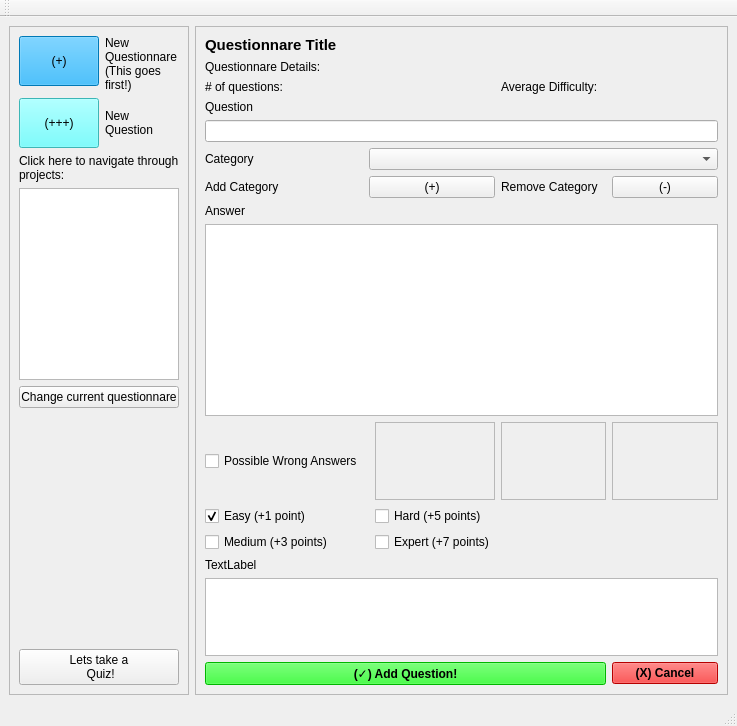
<?xml version="1.0" encoding="UTF-8"?>
<ui version="4.0">
 <class>MainWindow</class>
 <widget class="QMainWindow" name="MainWindow">
  <property name="geometry">
   <rect>
    <x>0</x>
    <y>0</y>
    <width>737</width>
    <height>726</height>
   </rect>
  </property>
  <property name="windowTitle">
   <string>MainWindow</string>
  </property>
  <widget class="QWidget" name="centralwidget">
   <layout class="QGridLayout" name="gridLayout_2">
    <item row="0" column="0">
     <widget class="QFrame" name="frame_2">
      <property name="sizePolicy">
       <sizepolicy hsizetype="Fixed" vsizetype="Preferred">
        <horstretch>0</horstretch>
        <verstretch>0</verstretch>
       </sizepolicy>
      </property>
      <property name="minimumSize">
       <size>
        <width>180</width>
        <height>0</height>
       </size>
      </property>
      <property name="frameShape">
       <enum>QFrame::StyledPanel</enum>
      </property>
      <property name="frameShadow">
       <enum>QFrame::Raised</enum>
      </property>
      <layout class="QFormLayout" name="formLayout">
       <item row="0" column="0">
        <widget class="QPushButton" name="pushButton">
         <property name="minimumSize">
          <size>
           <width>45</width>
           <height>50</height>
          </size>
         </property>
         <property name="styleSheet">
          <string notr="true">background-color: rgb(0, 170, 255);</string>
         </property>
         <property name="text">
          <string>(+)</string>
         </property>
        </widget>
       </item>
       <item row="0" column="1">
        <widget class="QLabel" name="label_3">
         <property name="text">
          <string>New Questionnare 
(This goes first!)</string>
         </property>
         <property name="wordWrap">
          <bool>true</bool>
         </property>
        </widget>
       </item>
       <item row="1" column="0">
        <widget class="QPushButton" name="pushButton_2">
         <property name="minimumSize">
          <size>
           <width>0</width>
           <height>50</height>
          </size>
         </property>
         <property name="styleSheet">
          <string notr="true">background-color: rgb(85, 255, 255);</string>
         </property>
         <property name="text">
          <string>(+++)</string>
         </property>
        </widget>
       </item>
       <item row="1" column="1">
        <widget class="QLabel" name="label_4">
         <property name="text">
          <string>New Question</string>
         </property>
         <property name="wordWrap">
          <bool>true</bool>
         </property>
        </widget>
       </item>
       <item row="2" column="0" colspan="2">
        <widget class="QLabel" name="label_2">
         <property name="text">
          <string>Click here to navigate through projects:</string>
         </property>
         <property name="wordWrap">
          <bool>true</bool>
         </property>
        </widget>
       </item>
       <item row="3" column="0" colspan="2">
        <widget class="QListWidget" name="listWidget">
         <property name="sizePolicy">
          <sizepolicy hsizetype="Fixed" vsizetype="Preferred">
           <horstretch>0</horstretch>
           <verstretch>0</verstretch>
          </sizepolicy>
         </property>
         <property name="minimumSize">
          <size>
           <width>81</width>
           <height>0</height>
          </size>
         </property>
         <property name="frameShadow">
          <enum>QFrame::Sunken</enum>
         </property>
         <property name="lineWidth">
          <number>3</number>
         </property>
        </widget>
       </item>
       <item row="4" column="0" colspan="2">
        <widget class="QPushButton" name="pushButton_8">
         <property name="text">
          <string>Change current questionnare</string>
         </property>
        </widget>
       </item>
       <item row="5" column="0" colspan="2">
        <spacer name="verticalSpacer">
         <property name="orientation">
          <enum>Qt::Vertical</enum>
         </property>
         <property name="sizeHint" stdset="0">
          <size>
           <width>20</width>
           <height>40</height>
          </size>
         </property>
        </spacer>
       </item>
       <item row="6" column="0" colspan="2">
        <spacer name="verticalSpacer_2">
         <property name="orientation">
          <enum>Qt::Vertical</enum>
         </property>
         <property name="sizeHint" stdset="0">
          <size>
           <width>20</width>
           <height>40</height>
          </size>
         </property>
        </spacer>
       </item>
       <item row="7" column="0" colspan="2">
        <spacer name="verticalSpacer_3">
         <property name="orientation">
          <enum>Qt::Vertical</enum>
         </property>
         <property name="sizeHint" stdset="0">
          <size>
           <width>20</width>
           <height>40</height>
          </size>
         </property>
        </spacer>
       </item>
       <item row="8" column="0" colspan="2">
        <spacer name="verticalSpacer_4">
         <property name="orientation">
          <enum>Qt::Vertical</enum>
         </property>
         <property name="sizeHint" stdset="0">
          <size>
           <width>20</width>
           <height>40</height>
          </size>
         </property>
        </spacer>
       </item>
       <item row="10" column="0" colspan="2">
        <widget class="QPushButton" name="pushButton_5">
         <property name="text">
          <string>Lets take a
 Quiz!</string>
         </property>
        </widget>
       </item>
       <item row="9" column="0" colspan="2">
        <spacer name="verticalSpacer_7">
         <property name="orientation">
          <enum>Qt::Vertical</enum>
         </property>
         <property name="sizeHint" stdset="0">
          <size>
           <width>20</width>
           <height>40</height>
          </size>
         </property>
        </spacer>
       </item>
      </layout>
     </widget>
    </item>
    <item row="0" column="1">
     <widget class="QFrame" name="frame">
      <property name="enabled">
       <bool>true</bool>
      </property>
      <property name="frameShape">
       <enum>QFrame::StyledPanel</enum>
      </property>
      <property name="frameShadow">
       <enum>QFrame::Raised</enum>
      </property>
      <layout class="QGridLayout" name="gridLayout">
       <item row="8" column="0" colspan="5">
        <widget class="QLineEdit" name="lineEdit">
         <property name="text">
          <string/>
         </property>
        </widget>
       </item>
       <item row="18" column="0" colspan="5">
        <widget class="QListWidget" name="listWidget_2"/>
       </item>
       <item row="0" column="0">
        <widget class="QLabel" name="label_project_title_questionnare">
         <property name="font">
          <font>
           <pointsize>11</pointsize>
           <weight>75</weight>
           <bold>true</bold>
          </font>
         </property>
         <property name="text">
          <string>Questionnare Title</string>
         </property>
        </widget>
       </item>
       <item row="5" column="0">
        <spacer name="verticalSpacer_5">
         <property name="orientation">
          <enum>Qt::Vertical</enum>
         </property>
         <property name="sizeHint" stdset="0">
          <size>
           <width>20</width>
           <height>40</height>
          </size>
         </property>
        </spacer>
       </item>
       <item row="2" column="0" colspan="5">
        <widget class="QLabel" name="label">
         <property name="text">
          <string>Questionnare Details:</string>
         </property>
        </widget>
       </item>
       <item row="11" column="0">
        <widget class="QLabel" name="label_9">
         <property name="text">
          <string>Answer</string>
         </property>
        </widget>
       </item>
       <item row="10" column="3">
        <widget class="QLabel" name="label_17">
         <property name="text">
          <string>Remove Category</string>
         </property>
        </widget>
       </item>
       <item row="3" column="3">
        <widget class="QLabel" name="label_14">
         <property name="text">
          <string>Average Difficulty:</string>
         </property>
        </widget>
       </item>
       <item row="19" column="4">
        <widget class="QPushButton" name="pushButton_4">
         <property name="font">
          <font>
           <weight>75</weight>
           <bold>true</bold>
          </font>
         </property>
         <property name="styleSheet">
          <string notr="true">background-color: rgb(255, 0, 0);</string>
         </property>
         <property name="text">
          <string>(X) Cancel</string>
         </property>
        </widget>
       </item>
       <item row="10" column="4">
        <widget class="QPushButton" name="pushButton_7">
         <property name="text">
          <string>(-)</string>
         </property>
        </widget>
       </item>
       <item row="9" column="1" colspan="4">
        <widget class="QComboBox" name="comboBox"/>
       </item>
       <item row="17" column="0">
        <widget class="QLabel" name="label_10">
         <property name="text">
          <string>TextLabel</string>
         </property>
        </widget>
       </item>
       <item row="10" column="1" colspan="2">
        <widget class="QPushButton" name="pushButton_6">
         <property name="text">
          <string>(+)</string>
         </property>
        </widget>
       </item>
       <item row="16" column="0">
        <widget class="QCheckBox" name="checkBox_2">
         <property name="text">
          <string>Medium (+3 points)</string>
         </property>
         <property name="autoExclusive">
          <bool>true</bool>
         </property>
        </widget>
       </item>
       <item row="19" column="0" colspan="4">
        <widget class="QPushButton" name="pushButton_3">
         <property name="font">
          <font>
           <weight>75</weight>
           <bold>true</bold>
          </font>
         </property>
         <property name="styleSheet">
          <string notr="true">background-color: rgb(0, 255, 0);</string>
         </property>
         <property name="text">
          <string>(✓) Add Question!</string>
         </property>
         <property name="checkable">
          <bool>false</bool>
         </property>
         <property name="autoDefault">
          <bool>false</bool>
         </property>
         <property name="default">
          <bool>false</bool>
         </property>
         <property name="flat">
          <bool>false</bool>
         </property>
        </widget>
       </item>
       <item row="15" column="0">
        <widget class="QCheckBox" name="checkBox">
         <property name="text">
          <string>Easy (+1 point)</string>
         </property>
         <property name="checked">
          <bool>true</bool>
         </property>
         <property name="autoExclusive">
          <bool>true</bool>
         </property>
        </widget>
       </item>
       <item row="7" column="0">
        <widget class="QLabel" name="label_11">
         <property name="text">
          <string>Question</string>
         </property>
        </widget>
       </item>
       <item row="16" column="2">
        <widget class="QCheckBox" name="checkBox_4">
         <property name="text">
          <string>Expert (+7 points)</string>
         </property>
         <property name="autoExclusive">
          <bool>true</bool>
         </property>
        </widget>
       </item>
       <item row="14" column="3">
        <widget class="QTextEdit" name="textEdit_3">
         <property name="enabled">
          <bool>false</bool>
         </property>
        </widget>
       </item>
       <item row="14" column="2">
        <widget class="QTextEdit" name="textEdit_2">
         <property name="enabled">
          <bool>false</bool>
         </property>
        </widget>
       </item>
       <item row="9" column="0">
        <widget class="QLabel" name="label_8">
         <property name="text">
          <string>Category</string>
         </property>
        </widget>
       </item>
       <item row="3" column="0">
        <widget class="QLabel" name="label_12">
         <property name="text">
          <string># of questions:</string>
         </property>
        </widget>
       </item>
       <item row="10" column="0">
        <widget class="QLabel" name="label_16">
         <property name="text">
          <string>Add Category</string>
         </property>
        </widget>
       </item>
       <item row="12" column="0" colspan="5">
        <widget class="QTextEdit" name="textEdit">
         <property name="sizePolicy">
          <sizepolicy hsizetype="Preferred" vsizetype="Fixed">
           <horstretch>0</horstretch>
           <verstretch>0</verstretch>
          </sizepolicy>
         </property>
        </widget>
       </item>
       <item row="6" column="0">
        <spacer name="verticalSpacer_6">
         <property name="orientation">
          <enum>Qt::Vertical</enum>
         </property>
         <property name="sizeHint" stdset="0">
          <size>
           <width>20</width>
           <height>40</height>
          </size>
         </property>
        </spacer>
       </item>
       <item row="15" column="2">
        <widget class="QCheckBox" name="checkBox_3">
         <property name="text">
          <string>Hard (+5 points)</string>
         </property>
         <property name="autoExclusive">
          <bool>true</bool>
         </property>
        </widget>
       </item>
       <item row="14" column="4">
        <widget class="QTextEdit" name="textEdit_4">
         <property name="enabled">
          <bool>false</bool>
         </property>
        </widget>
       </item>
       <item row="14" column="0">
        <widget class="QCheckBox" name="checkBox_5">
         <property name="text">
          <string>Possible Wrong Answers</string>
         </property>
        </widget>
       </item>
      </layout>
     </widget>
    </item>
   </layout>
  </widget>
  <widget class="QMenuBar" name="menubar">
   <property name="geometry">
    <rect>
     <x>0</x>
     <y>0</y>
     <width>737</width>
     <height>21</height>
    </rect>
   </property>
  </widget>
  <widget class="QStatusBar" name="statusbar"/>
  <widget class="QToolBar" name="toolBar">
   <property name="sizePolicy">
    <sizepolicy hsizetype="Fixed" vsizetype="Fixed">
     <horstretch>0</horstretch>
     <verstretch>0</verstretch>
    </sizepolicy>
   </property>
   <property name="windowTitle">
    <string>toolBar</string>
   </property>
   <attribute name="toolBarArea">
    <enum>TopToolBarArea</enum>
   </attribute>
   <attribute name="toolBarBreak">
    <bool>false</bool>
   </attribute>
  </widget>
 </widget>
 <resources/>
 <connections>
  <connection>
   <sender>checkBox_5</sender>
   <signal>toggled(bool)</signal>
   <receiver>textEdit_2</receiver>
   <slot>setEnabled(bool)</slot>
   <hints>
    <hint type="sourcelabel">
     <x>300</x>
     <y>412</y>
    </hint>
    <hint type="destinationlabel">
     <x>411</x>
     <y>415</y>
    </hint>
   </hints>
  </connection>
  <connection>
   <sender>checkBox_5</sender>
   <signal>toggled(bool)</signal>
   <receiver>textEdit_3</receiver>
   <slot>setEnabled(bool)</slot>
   <hints>
    <hint type="sourcelabel">
     <x>245</x>
     <y>413</y>
    </hint>
    <hint type="destinationlabel">
     <x>505</x>
     <y>431</y>
    </hint>
   </hints>
  </connection>
  <connection>
   <sender>checkBox_5</sender>
   <signal>toggled(bool)</signal>
   <receiver>textEdit_4</receiver>
   <slot>setEnabled(bool)</slot>
   <hints>
    <hint type="sourcelabel">
     <x>227</x>
     <y>415</y>
    </hint>
    <hint type="destinationlabel">
     <x>650</x>
     <y>434</y>
    </hint>
   </hints>
  </connection>
 </connections>
</ui>
